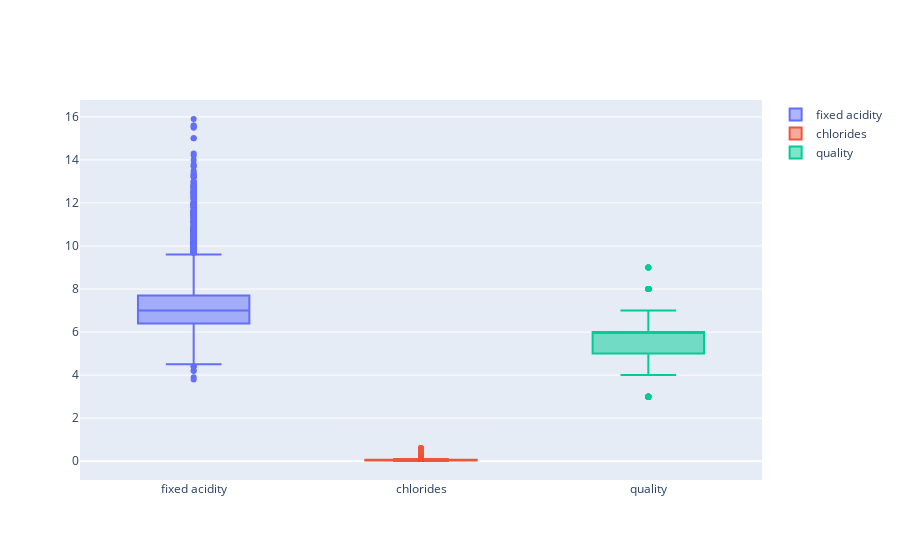

The notebook cell this image was saved under:
### Markdown cell above
# 2. 데이터 전처리

### Code cell
fig = go.Figure()
fig.add_trace(go.Box(y=x['fixed acidity'], name= 'fixed acidity'))
fig.add_trace(go.Box(y=x['chlorides'], name= 'chlorides'))
fig.add_trace(go.Box(y=x['quality'], name= 'quality'))
fig.show()

### Figure 1 — Plotly figure (JSON) as saved in the notebook; plotly's stock layout.template omitted (floating-point values rounded to 4 significant figures; data arrays with more than 128 entries replaced by an {"elided": "..."} marker saying what was removed)
{"data": [{"name": "fixed acidity", "type": "box", "y": {"elided": "6497 float values"}}, {"name": "chlorides", "type": "box", "y": {"elided": "6497 float values"}}, {"name": "quality", "type": "box", "y": {"elided": "6497 int values"}}], "layout": {}}
